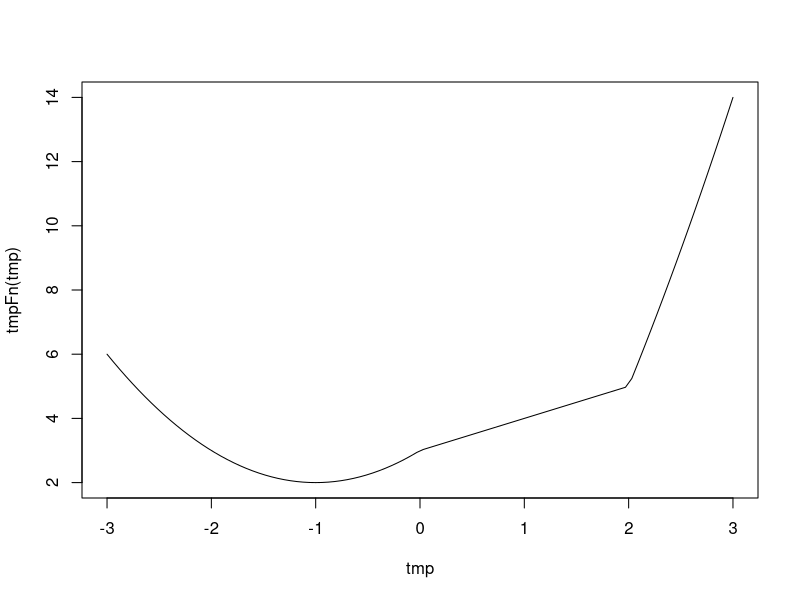
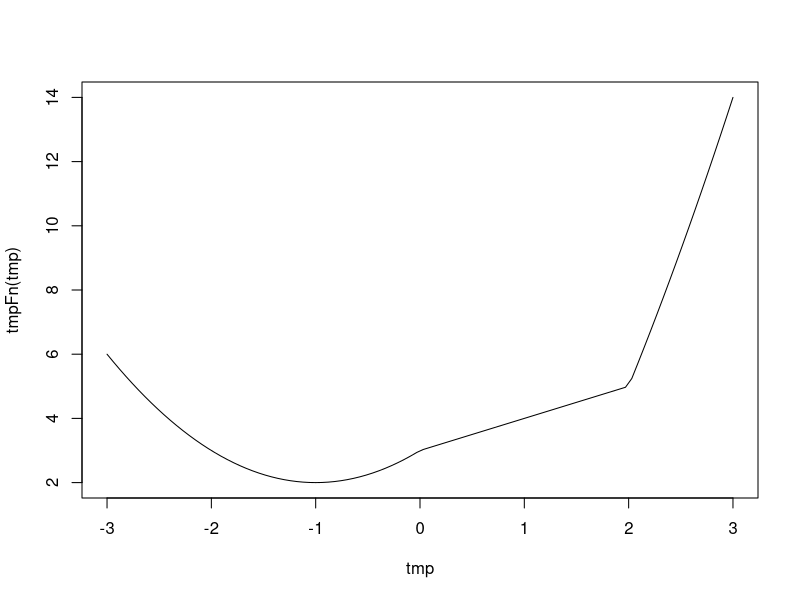

R code for these plots, in order: (Note: this script raises an error after producing the figures.)
rm(list=ls())
set.seed(75)
xVec<-sample(0:9,size=10,replace=T)



tmpFn1 <- function(x)
{  
  x^(1:length(x))
}


tmpFn2 <- function(x)
{
  n <- length(x)
  (x^(1:n))/(1:n)
}

tmpFn <- function(x)
{
  n<-length(x)-2
  (x[1:n] + x[2:(n+1)] + x[3:(n+2)])/3
}

tmpFn(c(1:5,6:1))




tmpFn <- function(x)
{
  ifelse(x < 0, x^2 + 2*x + 3, ifelse(x >=0 & x < 2, x+3, x^2 + 4*x - 7))
}
tmp <- seq(-3,3,len=100)
plot(tmp, tmpFn(tmp), type="l")

tmpFn <- function(x)
{
  ifelse(x < 0, x^2 + 2*x + 3, ifelse(x < 2, x+3, x^2 + 4*x - 7))
}
tmp <- seq(-3,3,len=100)
plot(tmp, tmpFn(tmp), type="l")





evenFn <- function(mat)
{
  ifelse(mat %% 2 == 1, mat * 2, mat)
}
evenFn(mat)


tmpFn <- function(mat)
{
  mat[mat%%2 == 1] <- 2 * mat[mat%%2 == 1]
  #mat
}
evenFn(mat)
mat

tmpFn <- function(n,k)
{
  m <- matrix(0, nrow=n, ncol=n)
  m[ row(m) == col(m) ] <- k
  m[ abs( row(m) - col(m) ) == 1 ] <- 1
  m
}  

tmpFn <- function(n,k)
{
  m <- diag(k, nrow=n, ncol=n)
  m[ abs( row(m) - col(m) ) == 1 ] <- 1
  m
}  
tmpFn(5,2)
tmpFn(6,7)

quadrant <- function(alpha)
{
  as.integer(( alpha %% 360) / 90) +1
}

m <- seq(0,430,by=10)
matrix(c(m,quadrant(m)),ncol=2,byrow=F)


